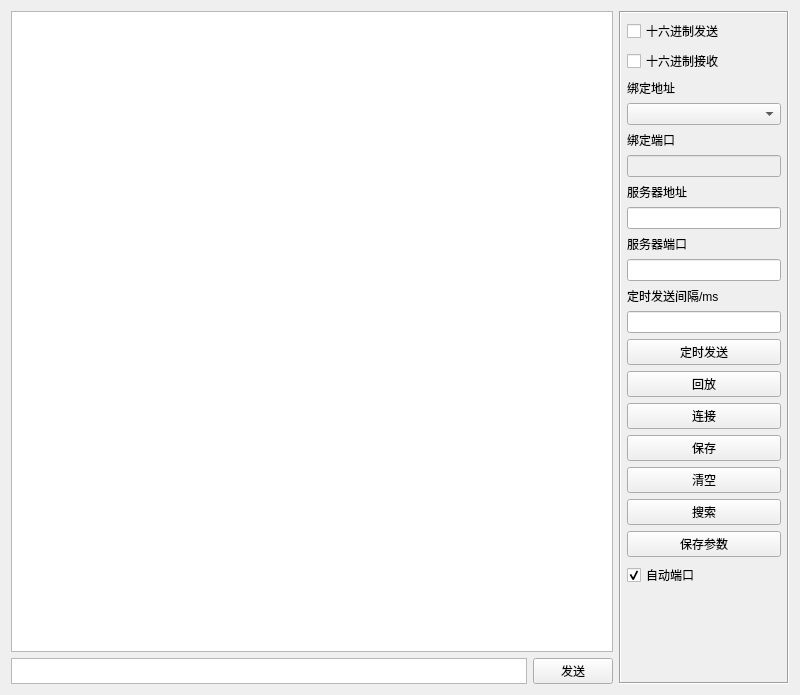
<?xml version="1.0" encoding="UTF-8"?>
<ui version="4.0">
 <class>TcpClient</class>
 <widget class="QWidget" name="TcpClient">
  <property name="geometry">
   <rect>
    <x>0</x>
    <y>0</y>
    <width>800</width>
    <height>695</height>
   </rect>
  </property>
  <property name="windowTitle">
   <string>Form</string>
  </property>
  <layout class="QGridLayout" name="gridLayout">
   <item row="0" column="0" colspan="2">
    <widget class="QTextEdit" name="txtMain">
     <property name="sizePolicy">
      <sizepolicy hsizetype="Ignored" vsizetype="Preferred">
       <horstretch>0</horstretch>
       <verstretch>0</verstretch>
      </sizepolicy>
     </property>
     <property name="minimumSize">
      <size>
       <width>0</width>
       <height>0</height>
      </size>
     </property>
     <property name="readOnly">
      <bool>true</bool>
     </property>
    </widget>
   </item>
   <item row="0" column="2" rowspan="2">
    <widget class="QFrame" name="frame">
     <property name="minimumSize">
      <size>
       <width>170</width>
       <height>0</height>
      </size>
     </property>
     <property name="maximumSize">
      <size>
       <width>170</width>
       <height>16777215</height>
      </size>
     </property>
     <property name="frameShape">
      <enum>QFrame::Box</enum>
     </property>
     <property name="frameShadow">
      <enum>QFrame::Sunken</enum>
     </property>
     <property name="lineWidth">
      <number>1</number>
     </property>
     <layout class="QVBoxLayout" name="verticalLayout">
      <property name="leftMargin">
       <number>6</number>
      </property>
      <property name="topMargin">
       <number>6</number>
      </property>
      <property name="rightMargin">
       <number>6</number>
      </property>
      <property name="bottomMargin">
       <number>6</number>
      </property>
      <item>
       <widget class="QCheckBox" name="ckhexsend">
        <property name="text">
         <string>十六进制发送</string>
        </property>
       </widget>
      </item>
      <item>
       <widget class="QCheckBox" name="ckhexread">
        <property name="text">
         <string>十六进制接收</string>
        </property>
       </widget>
      </item>
      <item>
       <widget class="QLabel" name="labBindIP">
        <property name="text">
         <string>绑定地址</string>
        </property>
       </widget>
      </item>
      <item>
       <widget class="QComboBox" name="cboxaddr"/>
      </item>
      <item>
       <widget class="QLabel" name="labBindPort">
        <property name="text">
         <string>绑定端口</string>
        </property>
       </widget>
      </item>
      <item>
       <widget class="QLineEdit" name="clientport">
        <property name="enabled">
         <bool>false</bool>
        </property>
       </widget>
      </item>
      <item>
       <widget class="QLabel" name="labServerIP">
        <property name="text">
         <string>服务器地址</string>
        </property>
       </widget>
      </item>
      <item>
       <widget class="QLineEdit" name="serveraddr"/>
      </item>
      <item>
       <widget class="QLabel" name="labServerPort">
        <property name="text">
         <string>服务器端口</string>
        </property>
       </widget>
      </item>
      <item>
       <widget class="QLineEdit" name="serverport"/>
      </item>
      <item>
       <widget class="QLabel" name="label">
        <property name="text">
         <string>定时发送间隔/ms</string>
        </property>
       </widget>
      </item>
      <item>
       <widget class="QLineEdit" name="intervaltxt"/>
      </item>
      <item>
       <widget class="QPushButton" name="autobtn">
        <property name="text">
         <string>定时发送</string>
        </property>
       </widget>
      </item>
      <item>
       <widget class="QPushButton" name="replaybtn">
        <property name="text">
         <string>回放</string>
        </property>
       </widget>
      </item>
      <item>
       <widget class="QPushButton" name="btnConnect">
        <property name="sizePolicy">
         <sizepolicy hsizetype="Minimum" vsizetype="Fixed">
          <horstretch>0</horstretch>
          <verstretch>0</verstretch>
         </sizepolicy>
        </property>
        <property name="text">
         <string>连接</string>
        </property>
        <property name="checkable">
         <bool>false</bool>
        </property>
       </widget>
      </item>
      <item>
       <widget class="QPushButton" name="btnSave">
        <property name="sizePolicy">
         <sizepolicy hsizetype="Minimum" vsizetype="Fixed">
          <horstretch>0</horstretch>
          <verstretch>0</verstretch>
         </sizepolicy>
        </property>
        <property name="text">
         <string>保存</string>
        </property>
       </widget>
      </item>
      <item>
       <widget class="QPushButton" name="btnClear">
        <property name="styleSheet">
         <string notr="true"/>
        </property>
        <property name="text">
         <string>清空</string>
        </property>
       </widget>
      </item>
      <item>
       <widget class="QPushButton" name="searchbtn">
        <property name="sizePolicy">
         <sizepolicy hsizetype="Minimum" vsizetype="Fixed">
          <horstretch>0</horstretch>
          <verstretch>0</verstretch>
         </sizepolicy>
        </property>
        <property name="text">
         <string>搜索</string>
        </property>
       </widget>
      </item>
      <item>
       <widget class="QPushButton" name="saveconfigbtn">
        <property name="sizePolicy">
         <sizepolicy hsizetype="Minimum" vsizetype="Fixed">
          <horstretch>0</horstretch>
          <verstretch>0</verstretch>
         </sizepolicy>
        </property>
        <property name="text">
         <string>保存参数</string>
        </property>
       </widget>
      </item>
      <item>
       <widget class="QCheckBox" name="ckAuto">
        <property name="text">
         <string>自动端口</string>
        </property>
        <property name="checked">
         <bool>true</bool>
        </property>
       </widget>
      </item>
      <item>
       <spacer name="verticalSpacer">
        <property name="orientation">
         <enum>Qt::Vertical</enum>
        </property>
        <property name="sizeHint" stdset="0">
         <size>
          <width>20</width>
          <height>40</height>
         </size>
        </property>
       </spacer>
      </item>
     </layout>
    </widget>
   </item>
   <item row="1" column="0">
    <widget class="QTextEdit" name="textEdit">
     <property name="sizePolicy">
      <sizepolicy hsizetype="Minimum" vsizetype="Ignored">
       <horstretch>0</horstretch>
       <verstretch>0</verstretch>
      </sizepolicy>
     </property>
    </widget>
   </item>
   <item row="1" column="1">
    <widget class="QPushButton" name="btnSend">
     <property name="sizePolicy">
      <sizepolicy hsizetype="Minimum" vsizetype="Fixed">
       <horstretch>0</horstretch>
       <verstretch>0</verstretch>
      </sizepolicy>
     </property>
     <property name="minimumSize">
      <size>
       <width>80</width>
       <height>0</height>
      </size>
     </property>
     <property name="maximumSize">
      <size>
       <width>80</width>
       <height>16777215</height>
      </size>
     </property>
     <property name="text">
      <string>发送</string>
     </property>
     <property name="iconSize">
      <size>
       <width>20</width>
       <height>20</height>
      </size>
     </property>
    </widget>
   </item>
  </layout>
 </widget>
 <resources/>
 <connections/>
</ui>
